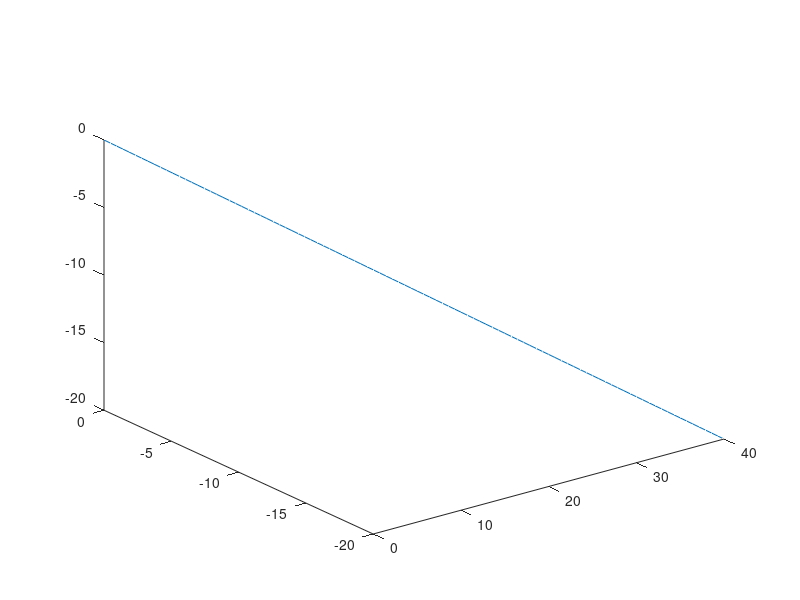

The MATLAB source for this figure: (Note: this script raises an error after producing the figure.)
t = linspace(0, 20, 100);

x = 2*t;
y = -t;
z = -t;

a = 3*t;
b = 5*t;
c = -2*t;

plot3(x,y,z);
hold on
plotPlane([4/3, -2/3, -2/3], [3, -5, 2]);